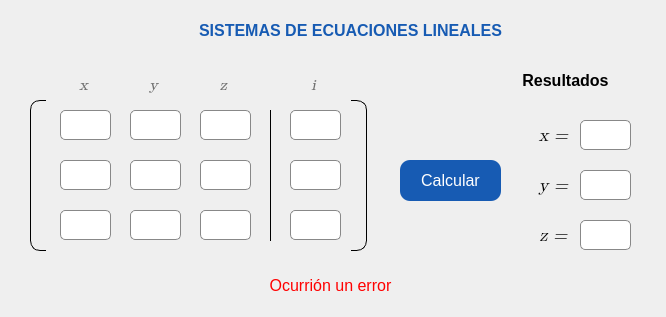
<?xml version="1.0" encoding="UTF-8"?>
<ui version="4.0">
 <class>MainWindow</class>
 <widget class="QMainWindow" name="MainWindow">
  <property name="geometry">
   <rect>
    <x>0</x>
    <y>0</y>
    <width>666</width>
    <height>317</height>
   </rect>
  </property>
  <property name="minimumSize">
   <size>
    <width>666</width>
    <height>317</height>
   </size>
  </property>
  <property name="maximumSize">
   <size>
    <width>666</width>
    <height>317</height>
   </size>
  </property>
  <property name="focusPolicy">
   <enum>Qt::ClickFocus</enum>
  </property>
  <property name="windowTitle">
   <string>MainWindow</string>
  </property>
  <property name="styleSheet">
   <string notr="true">* {
	font-family: &quot;Nirmala UI&quot;;
	font-size: 16px;
   }

QLineEdit {
	border: 1px solid #888;
	border-radius: 5px;
}

QLineEdit:focus {
	border-color: #00f;
}

QPushButton {
	background: #175bb3;
	color: #fff;
	border-radius: 10px;
}

QPushButton:hover {
	background: #2967b8;
}

QPushButton:pressed {
	padding-left: 3px;
	padding-bottom: 3px;
}</string>
  </property>
  <widget class="QWidget" name="centralwidget">
   <widget class="QLabel" name="label">
    <property name="geometry">
     <rect>
      <x>10</x>
      <y>10</y>
      <width>681</width>
      <height>41</height>
     </rect>
    </property>
    <property name="font">
     <font>
      <family>Nirmala UI</family>
      <pointsize>-1</pointsize>
      <weight>75</weight>
      <bold>true</bold>
     </font>
    </property>
    <property name="styleSheet">
     <string notr="true">font-size: 16px;
font-weight: bold;
color: #175bb3;</string>
    </property>
    <property name="text">
     <string>SISTEMAS DE ECUACIONES LINEALES</string>
    </property>
    <property name="alignment">
     <set>Qt::AlignCenter</set>
    </property>
   </widget>
   <widget class="QLineEdit" name="x1">
    <property name="geometry">
     <rect>
      <x>60</x>
      <y>110</y>
      <width>51</width>
      <height>30</height>
     </rect>
    </property>
    <property name="minimumSize">
     <size>
      <width>30</width>
      <height>30</height>
     </size>
    </property>
    <property name="alignment">
     <set>Qt::AlignCenter</set>
    </property>
   </widget>
   <widget class="QLineEdit" name="y1">
    <property name="geometry">
     <rect>
      <x>130</x>
      <y>110</y>
      <width>51</width>
      <height>30</height>
     </rect>
    </property>
    <property name="minimumSize">
     <size>
      <width>30</width>
      <height>30</height>
     </size>
    </property>
    <property name="alignment">
     <set>Qt::AlignCenter</set>
    </property>
   </widget>
   <widget class="QLineEdit" name="z1">
    <property name="geometry">
     <rect>
      <x>200</x>
      <y>110</y>
      <width>51</width>
      <height>30</height>
     </rect>
    </property>
    <property name="minimumSize">
     <size>
      <width>30</width>
      <height>30</height>
     </size>
    </property>
    <property name="alignment">
     <set>Qt::AlignCenter</set>
    </property>
   </widget>
   <widget class="QLineEdit" name="i1">
    <property name="geometry">
     <rect>
      <x>290</x>
      <y>110</y>
      <width>51</width>
      <height>30</height>
     </rect>
    </property>
    <property name="minimumSize">
     <size>
      <width>30</width>
      <height>30</height>
     </size>
    </property>
    <property name="alignment">
     <set>Qt::AlignCenter</set>
    </property>
   </widget>
   <widget class="QLineEdit" name="y2">
    <property name="geometry">
     <rect>
      <x>130</x>
      <y>160</y>
      <width>51</width>
      <height>30</height>
     </rect>
    </property>
    <property name="minimumSize">
     <size>
      <width>30</width>
      <height>30</height>
     </size>
    </property>
    <property name="alignment">
     <set>Qt::AlignCenter</set>
    </property>
   </widget>
   <widget class="QLineEdit" name="z2">
    <property name="geometry">
     <rect>
      <x>200</x>
      <y>160</y>
      <width>51</width>
      <height>30</height>
     </rect>
    </property>
    <property name="minimumSize">
     <size>
      <width>30</width>
      <height>30</height>
     </size>
    </property>
    <property name="alignment">
     <set>Qt::AlignCenter</set>
    </property>
   </widget>
   <widget class="QLineEdit" name="x2">
    <property name="geometry">
     <rect>
      <x>60</x>
      <y>160</y>
      <width>51</width>
      <height>30</height>
     </rect>
    </property>
    <property name="minimumSize">
     <size>
      <width>30</width>
      <height>30</height>
     </size>
    </property>
    <property name="alignment">
     <set>Qt::AlignCenter</set>
    </property>
   </widget>
   <widget class="QLineEdit" name="i2">
    <property name="geometry">
     <rect>
      <x>290</x>
      <y>160</y>
      <width>51</width>
      <height>30</height>
     </rect>
    </property>
    <property name="minimumSize">
     <size>
      <width>30</width>
      <height>30</height>
     </size>
    </property>
    <property name="alignment">
     <set>Qt::AlignCenter</set>
    </property>
   </widget>
   <widget class="QLineEdit" name="y3">
    <property name="geometry">
     <rect>
      <x>130</x>
      <y>210</y>
      <width>51</width>
      <height>30</height>
     </rect>
    </property>
    <property name="minimumSize">
     <size>
      <width>30</width>
      <height>30</height>
     </size>
    </property>
    <property name="alignment">
     <set>Qt::AlignCenter</set>
    </property>
   </widget>
   <widget class="QLineEdit" name="z3">
    <property name="geometry">
     <rect>
      <x>200</x>
      <y>210</y>
      <width>51</width>
      <height>30</height>
     </rect>
    </property>
    <property name="minimumSize">
     <size>
      <width>30</width>
      <height>30</height>
     </size>
    </property>
    <property name="alignment">
     <set>Qt::AlignCenter</set>
    </property>
   </widget>
   <widget class="QLineEdit" name="x3">
    <property name="geometry">
     <rect>
      <x>60</x>
      <y>210</y>
      <width>51</width>
      <height>30</height>
     </rect>
    </property>
    <property name="minimumSize">
     <size>
      <width>30</width>
      <height>30</height>
     </size>
    </property>
    <property name="alignment">
     <set>Qt::AlignCenter</set>
    </property>
   </widget>
   <widget class="QLineEdit" name="i3">
    <property name="geometry">
     <rect>
      <x>290</x>
      <y>210</y>
      <width>51</width>
      <height>30</height>
     </rect>
    </property>
    <property name="minimumSize">
     <size>
      <width>30</width>
      <height>30</height>
     </size>
    </property>
    <property name="alignment">
     <set>Qt::AlignCenter</set>
    </property>
   </widget>
   <widget class="QLabel" name="label_2">
    <property name="geometry">
     <rect>
      <x>60</x>
      <y>70</y>
      <width>47</width>
      <height>30</height>
     </rect>
    </property>
    <property name="minimumSize">
     <size>
      <width>30</width>
      <height>30</height>
     </size>
    </property>
    <property name="font">
     <font>
      <family>Cambria Math</family>
      <pointsize>-1</pointsize>
      <weight>50</weight>
      <italic>true</italic>
      <bold>false</bold>
     </font>
    </property>
    <property name="styleSheet">
     <string notr="true">font-family: &quot;Cambria Math&quot;;
color: #707070;</string>
    </property>
    <property name="text">
     <string>x</string>
    </property>
    <property name="alignment">
     <set>Qt::AlignCenter</set>
    </property>
   </widget>
   <widget class="QLabel" name="label_3">
    <property name="geometry">
     <rect>
      <x>130</x>
      <y>70</y>
      <width>47</width>
      <height>30</height>
     </rect>
    </property>
    <property name="minimumSize">
     <size>
      <width>30</width>
      <height>30</height>
     </size>
    </property>
    <property name="font">
     <font>
      <family>Cambria Math</family>
      <pointsize>-1</pointsize>
      <weight>50</weight>
      <italic>true</italic>
      <bold>false</bold>
     </font>
    </property>
    <property name="styleSheet">
     <string notr="true">font-family: &quot;Cambria Math&quot;;
color: #707070;</string>
    </property>
    <property name="text">
     <string>y</string>
    </property>
    <property name="alignment">
     <set>Qt::AlignCenter</set>
    </property>
   </widget>
   <widget class="QLabel" name="label_4">
    <property name="geometry">
     <rect>
      <x>200</x>
      <y>70</y>
      <width>47</width>
      <height>30</height>
     </rect>
    </property>
    <property name="minimumSize">
     <size>
      <width>30</width>
      <height>30</height>
     </size>
    </property>
    <property name="font">
     <font>
      <family>Cambria Math</family>
      <pointsize>-1</pointsize>
      <weight>50</weight>
      <italic>true</italic>
      <bold>false</bold>
     </font>
    </property>
    <property name="styleSheet">
     <string notr="true">font-family: &quot;Cambria Math&quot;;
color: #707070;</string>
    </property>
    <property name="text">
     <string>z</string>
    </property>
    <property name="alignment">
     <set>Qt::AlignCenter</set>
    </property>
   </widget>
   <widget class="QLabel" name="label_5">
    <property name="geometry">
     <rect>
      <x>290</x>
      <y>70</y>
      <width>47</width>
      <height>30</height>
     </rect>
    </property>
    <property name="minimumSize">
     <size>
      <width>30</width>
      <height>30</height>
     </size>
    </property>
    <property name="font">
     <font>
      <family>Cambria Math</family>
      <pointsize>-1</pointsize>
      <weight>50</weight>
      <italic>true</italic>
      <bold>false</bold>
     </font>
    </property>
    <property name="styleSheet">
     <string notr="true">font-family: &quot;Cambria Math&quot;;
color: #707070;</string>
    </property>
    <property name="text">
     <string>i</string>
    </property>
    <property name="alignment">
     <set>Qt::AlignCenter</set>
    </property>
   </widget>
   <widget class="Line" name="line">
    <property name="geometry">
     <rect>
      <x>260</x>
      <y>110</y>
      <width>20</width>
      <height>131</height>
     </rect>
    </property>
    <property name="frameShadow">
     <enum>QFrame::Plain</enum>
    </property>
    <property name="lineWidth">
     <number>1</number>
    </property>
    <property name="orientation">
     <enum>Qt::Vertical</enum>
    </property>
   </widget>
   <widget class="QLabel" name="label_6">
    <property name="geometry">
     <rect>
      <x>30</x>
      <y>100</y>
      <width>16</width>
      <height>151</height>
     </rect>
    </property>
    <property name="font">
     <font>
      <family>Nirmala UI</family>
      <pointsize>-1</pointsize>
      <italic>false</italic>
     </font>
    </property>
    <property name="styleSheet">
     <string notr="true">border: 1px solid #000;
border-right: none;
border-top-left-radius: 10px;
border-bottom-left-radius: 10px;</string>
    </property>
    <property name="text">
     <string/>
    </property>
   </widget>
   <widget class="QLabel" name="label_7">
    <property name="geometry">
     <rect>
      <x>351</x>
      <y>100</y>
      <width>16</width>
      <height>151</height>
     </rect>
    </property>
    <property name="font">
     <font>
      <family>Nirmala UI</family>
      <pointsize>-1</pointsize>
      <italic>false</italic>
     </font>
    </property>
    <property name="styleSheet">
     <string notr="true">border: 1px solid #000;
border-left: none;
border-top-right-radius: 10px;
border-bottom-right-radius: 10px;</string>
    </property>
    <property name="text">
     <string/>
    </property>
   </widget>
   <widget class="QLabel" name="alert">
    <property name="geometry">
     <rect>
      <x>10</x>
      <y>270</y>
      <width>641</width>
      <height>31</height>
     </rect>
    </property>
    <property name="styleSheet">
     <string notr="true">color: red;</string>
    </property>
    <property name="text">
     <string>Ocurrión un error</string>
    </property>
    <property name="alignment">
     <set>Qt::AlignCenter</set>
    </property>
   </widget>
   <widget class="QLabel" name="label_9">
    <property name="geometry">
     <rect>
      <x>530</x>
      <y>120</y>
      <width>47</width>
      <height>30</height>
     </rect>
    </property>
    <property name="minimumSize">
     <size>
      <width>30</width>
      <height>30</height>
     </size>
    </property>
    <property name="font">
     <font>
      <family>Cambria Math</family>
      <pointsize>-1</pointsize>
      <weight>50</weight>
      <italic>true</italic>
      <bold>false</bold>
     </font>
    </property>
    <property name="styleSheet">
     <string notr="true">font-family: &quot;Cambria Math&quot;;
font-size: 18px;</string>
    </property>
    <property name="text">
     <string>x =</string>
    </property>
    <property name="alignment">
     <set>Qt::AlignCenter</set>
    </property>
   </widget>
   <widget class="QLineEdit" name="x_result">
    <property name="geometry">
     <rect>
      <x>580</x>
      <y>120</y>
      <width>51</width>
      <height>30</height>
     </rect>
    </property>
    <property name="minimumSize">
     <size>
      <width>30</width>
      <height>30</height>
     </size>
    </property>
    <property name="focusPolicy">
     <enum>Qt::NoFocus</enum>
    </property>
    <property name="alignment">
     <set>Qt::AlignCenter</set>
    </property>
    <property name="readOnly">
     <bool>true</bool>
    </property>
   </widget>
   <widget class="QLabel" name="label_10">
    <property name="geometry">
     <rect>
      <x>530</x>
      <y>170</y>
      <width>47</width>
      <height>30</height>
     </rect>
    </property>
    <property name="minimumSize">
     <size>
      <width>30</width>
      <height>30</height>
     </size>
    </property>
    <property name="font">
     <font>
      <family>Cambria Math</family>
      <pointsize>-1</pointsize>
      <weight>50</weight>
      <italic>true</italic>
      <bold>false</bold>
     </font>
    </property>
    <property name="styleSheet">
     <string notr="true">font-family: &quot;Cambria Math&quot;;
font-size: 18px;</string>
    </property>
    <property name="text">
     <string>y =</string>
    </property>
    <property name="alignment">
     <set>Qt::AlignCenter</set>
    </property>
   </widget>
   <widget class="QLineEdit" name="y_result">
    <property name="geometry">
     <rect>
      <x>580</x>
      <y>170</y>
      <width>51</width>
      <height>30</height>
     </rect>
    </property>
    <property name="minimumSize">
     <size>
      <width>30</width>
      <height>30</height>
     </size>
    </property>
    <property name="focusPolicy">
     <enum>Qt::NoFocus</enum>
    </property>
    <property name="alignment">
     <set>Qt::AlignCenter</set>
    </property>
    <property name="readOnly">
     <bool>true</bool>
    </property>
   </widget>
   <widget class="QLineEdit" name="z_result">
    <property name="geometry">
     <rect>
      <x>580</x>
      <y>220</y>
      <width>51</width>
      <height>30</height>
     </rect>
    </property>
    <property name="minimumSize">
     <size>
      <width>30</width>
      <height>30</height>
     </size>
    </property>
    <property name="focusPolicy">
     <enum>Qt::NoFocus</enum>
    </property>
    <property name="alignment">
     <set>Qt::AlignCenter</set>
    </property>
    <property name="readOnly">
     <bool>true</bool>
    </property>
   </widget>
   <widget class="QLabel" name="label_11">
    <property name="geometry">
     <rect>
      <x>530</x>
      <y>220</y>
      <width>47</width>
      <height>30</height>
     </rect>
    </property>
    <property name="minimumSize">
     <size>
      <width>30</width>
      <height>30</height>
     </size>
    </property>
    <property name="font">
     <font>
      <family>Cambria Math</family>
      <pointsize>-1</pointsize>
      <weight>50</weight>
      <italic>true</italic>
      <bold>false</bold>
     </font>
    </property>
    <property name="styleSheet">
     <string notr="true">font-family: &quot;Cambria Math&quot;;
font-size: 18px;</string>
    </property>
    <property name="text">
     <string>z =</string>
    </property>
    <property name="alignment">
     <set>Qt::AlignCenter</set>
    </property>
   </widget>
   <widget class="QLabel" name="label_12">
    <property name="geometry">
     <rect>
      <x>500</x>
      <y>60</y>
      <width>131</width>
      <height>41</height>
     </rect>
    </property>
    <property name="font">
     <font>
      <family>Nirmala UI</family>
      <pointsize>-1</pointsize>
      <weight>75</weight>
      <bold>true</bold>
     </font>
    </property>
    <property name="styleSheet">
     <string notr="true">font-size: 16px;
font-weight: bold;</string>
    </property>
    <property name="text">
     <string>Resultados</string>
    </property>
    <property name="alignment">
     <set>Qt::AlignCenter</set>
    </property>
   </widget>
   <widget class="QPushButton" name="btn_calculate">
    <property name="geometry">
     <rect>
      <x>400</x>
      <y>160</y>
      <width>101</width>
      <height>41</height>
     </rect>
    </property>
    <property name="minimumSize">
     <size>
      <width>90</width>
      <height>30</height>
     </size>
    </property>
    <property name="cursor">
     <cursorShape>PointingHandCursor</cursorShape>
    </property>
    <property name="focusPolicy">
     <enum>Qt::NoFocus</enum>
    </property>
    <property name="text">
     <string>Calcular</string>
    </property>
    <property name="shortcut">
     <string>Return</string>
    </property>
   </widget>
  </widget>
 </widget>
 <tabstops>
  <tabstop>x1</tabstop>
  <tabstop>y1</tabstop>
  <tabstop>z1</tabstop>
  <tabstop>i1</tabstop>
  <tabstop>x2</tabstop>
  <tabstop>y2</tabstop>
  <tabstop>z2</tabstop>
  <tabstop>i2</tabstop>
  <tabstop>x3</tabstop>
  <tabstop>y3</tabstop>
  <tabstop>z3</tabstop>
  <tabstop>i3</tabstop>
 </tabstops>
 <resources/>
 <connections/>
</ui>
